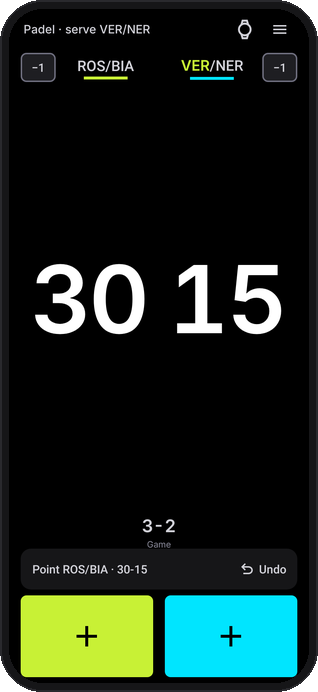
#> input picture docs/media/tabellone.png, 318 x 692 px, given in place of telefono-copertina.png, which was not available
$ python componi.py
#> lines starting #> are read from the running program, lines starting #| are printed output that depends on the picture; after the words box and inside, x2 and y2 are one past the last pixel; in counts of white or black regions, pixels touching at a corner belong together
"""Compone le immagini del README dalle catture di Robolectric (scripts/vetrina.sh).

Legge mobile/build/vetrina e wear/build/vetrina, scrive docs/media/. Dati finti, colori dai token
del sistema (background_canvas, accent_default, text_primary, text_secondary).
"""
import sys
from pathlib import Path

from PIL import Image, ImageDraw, ImageFont

RADICE = Path(__file__).resolve().parents[2]
TEL = RADICE / "mobile/build/vetrina"
POLSO = RADICE / "wear/build/vetrina"
OUT = RADICE / "docs/media"
FONT = RADICE / "shared/src/main/res/font"

CANVAS = (0x0D, 0x0D, 0x0F)  # background_canvas
SURFACE = (0x16, 0x16, 0x18)  # background_surface
BORDO = (0x2A, 0x2A, 0x2E)  # border_subtle
TESTO = (0xFF, 0xFF, 0xFF)  # text_primary
TESTO2 = (0x8A, 0x8A, 0x9A)  # text_secondary
LIME = (0xC8, 0xF1, 0x35)  # accent_default


def inter(peso, misura):
    nome = {400: "inter_regular", 500: "inter_medium", 600: "inter_semibold"}[peso]
    return ImageFont.truetype(str(FONT / f"{nome}.ttf"), misura)


def telefono(cattura, larghezza):
    """La cattura dentro un telefono essenziale: cornice scura e angoli tondi."""
#> called with larghezza = 300
    im = Image.open(cattura).convert("RGB")
    h = round(im.height * larghezza / im.width)
#> h = 653
    im = im.resize((larghezza, h), Image.LANCZOS)
#> im: PIL image 300x653 RGB
    bordo = max(8, larghezza // 32)
    raggio = larghezza // 9
    W, H = larghezza + 2 * bordo, h + 2 * bordo
#> W = 318; H = 671
    out = Image.new("RGBA", (W, H), (0, 0, 0, 0))
#> out: PIL image 318x671 RGBA; every value is 0
    d = ImageDraw.Draw(out)
    d.rounded_rectangle((0, 0, W - 1, H - 1), raggio + bordo, fill=SURFACE, outline=BORDO, width=2)
    maschera = Image.new("L", im.size, 0)
#> maschera: PIL image 300x653 L; every value is 0
    ImageDraw.Draw(maschera).rounded_rectangle((0, 0, larghezza - 1, h - 1), raggio, fill=255)
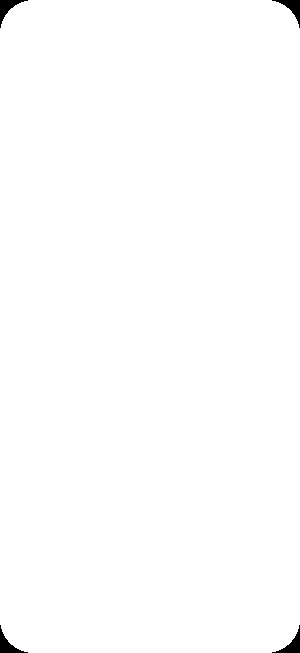
#> maschera: PIL image 300x653 L; 99.5% white; 4 black regions, box (x1, y1, x2, y2) and area: (0, 0, 28, 28) 244, (272, 0, 300, 28) 244, (0, 625, 28, 653) 244, (272, 625, 300, 653) 244
    out.paste(im, (bordo, bordo), maschera)
    return out


def orologio(cattura, diametro):
    """Il quadrante tondo dentro una ghiera scura."""
    im = Image.open(cattura).convert("RGBA").resize((diametro, diametro), Image.LANCZOS)
    ghiera = max(10, diametro // 14)
    D = diametro + 2 * ghiera
    out = Image.new("RGBA", (D, D), (0, 0, 0, 0))
    d = ImageDraw.Draw(out)
    d.ellipse((0, 0, D - 1, D - 1), fill=SURFACE, outline=BORDO, width=2)
    d.ellipse((ghiera - 3, ghiera - 3, D - ghiera + 2, D - ghiera + 2), fill=(0, 0, 0))
    maschera = Image.new("L", im.size, 0)
    ImageDraw.Draw(maschera).ellipse((0, 0, diametro - 1, diametro - 1), fill=255)
    out.paste(im, (ghiera, ghiera), maschera)
    return out


# [41 lines left out: functions copertina, teaser, not called in this run]


def schermata(cattura, nome, larghezza=300):
    """Una schermata del telefono nella sua cornice, su fondo trasparente."""
    t = telefono(cattura, larghezza)
#> call 2 of telefono, with larghezza = 300
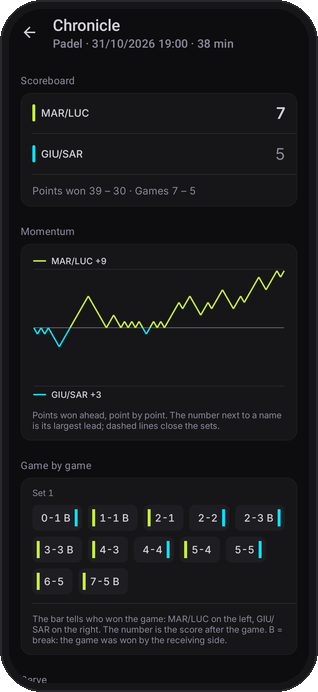
#> input picture docs/media/cronaca.png, 318 x 692 px, given in place of cronaca-1.png, which was not available
#> in telefono (call 3), `out = Image.new("RGBA", (W, H), (0, 0, 0, 0))`: out: PIL image 318x651 RGBA; every value is 0
#> in telefono (call 3), `maschera = Image.new("L", im.size, 0)`: maschera: PIL image 300x633 L; every value is 0
#> in telefono (call 3), `ImageDraw.Draw(maschera).rounded_rectangle((0, 0, larghezza - 1, h - 1..`: maschera: PIL image 300x633 L; 99.5% white; 4 black regions, box (x1, y1, x2, y2) and area: (0, 0, 28, 28) 244, (272, 0, 300, 28) 244, (0, 605, 28, 633) 244, (272, 605, 300, 633) 244
#> call 4 of telefono, with larghezza = 300
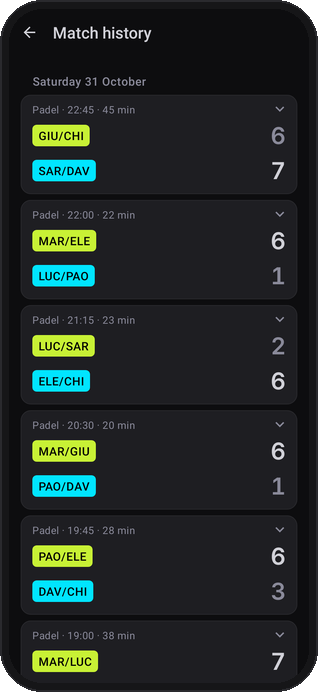
#> input picture docs/media/storico.png, 318 x 692 px, found by its file name
#> in telefono (call 4), `im = im.resize((larghezza, h), Image.LANCZOS)`:
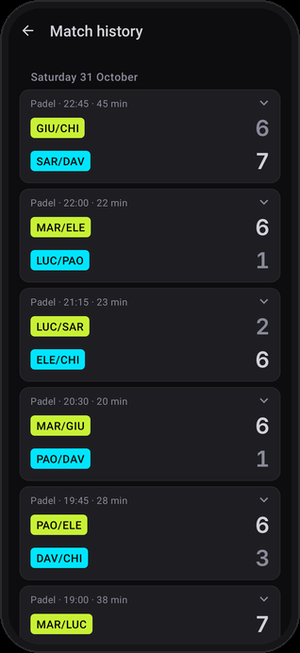
#> im: PIL image 300x653 RGB; mean R, G, B 32.4, 39.7, 37.6
#> in telefono (call 4), `out.paste(im, (bordo, bordo), maschera)`:
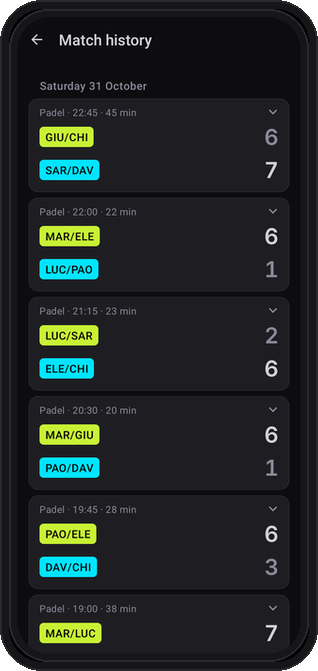
#> out: PIL image 318x671 RGBA; mean R, G, B, A 31.9, 38.6, 36.8, 253.1; transparent parts drawn white
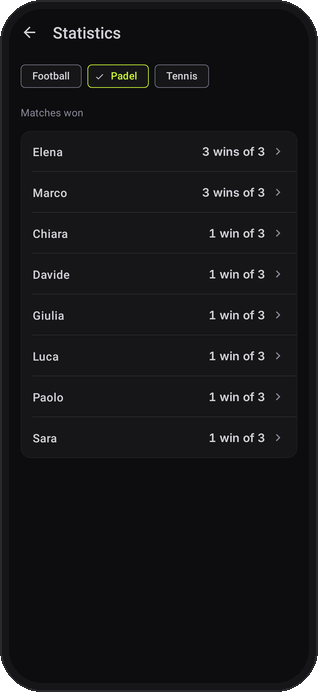
#> input picture docs/media/statistiche.png, 318 x 692 px, found by its file name
#> in telefono (call 5), `out.paste(im, (bordo, bordo), maschera)`:
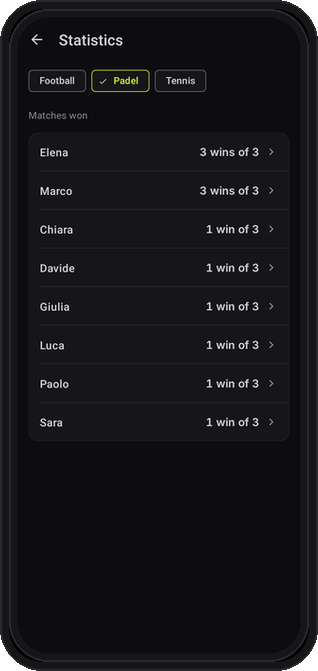
#> out: PIL image 318x671 RGBA; mean R, G, B, A 21, 21.1, 23, 253.1; transparent parts drawn white
    t.save(OUT / nome, optimize=True)
    print(OUT / nome)


def polsi(nome, D=300):
    """Il tondo e il quadrato affiancati, la stessa partita."""
    o = orologio(POLSO / "polso-tondo-copertina.png", D)
    q = Image.open(POLSO / "polso-quadrato-copertina.png").convert("RGBA").resize((D - 20, D - 20), Image.LANCZOS)
    ghiera = max(10, D // 14)
    Q = Image.new("RGBA", (q.width + 2 * ghiera, q.height + 2 * ghiera), (0, 0, 0, 0))
    ImageDraw.Draw(Q).rounded_rectangle((0, 0, Q.width - 1, Q.height - 1), D // 5, fill=SURFACE, outline=BORDO, width=2)
    m = Image.new("L", q.size, 0)
    ImageDraw.Draw(m).rounded_rectangle((0, 0, q.width - 1, q.height - 1), D // 8, fill=255)
    Q.paste(q, (ghiera, ghiera), m)
    W = o.width + Q.width + 60
    tela = Image.new("RGBA", (W, max(o.height, Q.height)), (0, 0, 0, 0))
    tela.paste(o, (0, 0), o)
    tela.paste(Q, (o.width + 60, (o.height - Q.height) // 2), Q)
    tela.save(OUT / nome, optimize=True)
    print(OUT / nome)


if __name__ == "__main__":
    OUT.mkdir(parents=True, exist_ok=True)
    schermata(TEL / "telefono-copertina.png", "tabellone.png")
    schermata(TEL / "cronaca-1.png", "cronaca.png")
    schermata(TEL / "cronaca-3.png", "cronaca-servizio.png")
    schermata(TEL / "storico.png", "storico.png")
    schermata(TEL / "statistiche.png", "statistiche.png")
#> (the run stopped early here; a loop or call above may not have finished)
